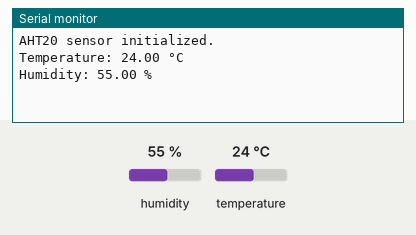
A sketch run on a simulated Raspberry Pi Pico. Parts: the last lines printed to the serial monitor. Inputs (shaded band) come from the test bench; at power-on: humidity 55 %, temperature 24 °C.

Above: at 2.2 s.
2.3 s: humidity set to 22 %
At 4.3 s:
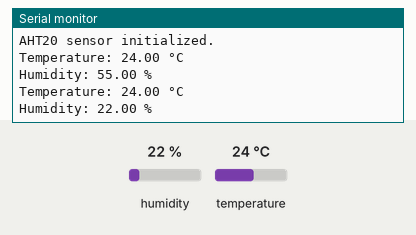
5.1 s: temperature set to 12 °C
At 6.3 s:
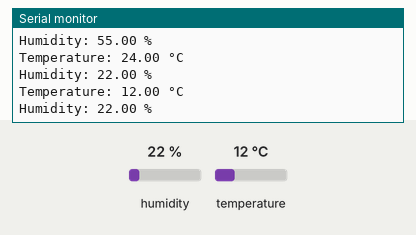
7.9 s: humidity set to 40 %
At 10.5 s:
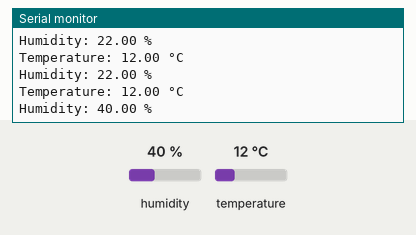
Timing chart, 0 to 12.0 s (numbered marks = the images above; inputs shaded):
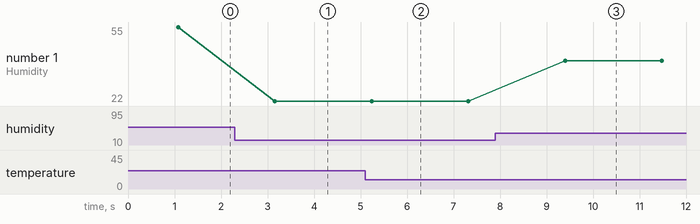

Measured:
- after the input at 2.3 s, the serial monitor: prints a new line after 0.86 s (image 1)
- after the input at 5.1 s, the serial monitor: prints a new line after 0.14 s (image 2)
- after the input at 7.9 s, the serial monitor: prints a new line after 1.5 s (image 3)
- plotted number 1: 55 → 22 after the input at 2.3 s, 22 → 40 after the input at 7.9 s

The sketch:

dht20.ino
```cpp
#include <Wire.h>
#include <Adafruit_AHTX0.h>

Adafruit_AHTX0 aht;

void setup() {
  Serial.begin(115200);
  delay(1000);  // Wait for Serial to initialize

  Wire.setSDA(0);  // GP0
  Wire.setSCL(1);  // GP1
  Wire.begin();

  if (!aht.begin()) {
    Serial.println("Could not find AHT20 sensor. Check wiring!");
    while (1) delay(1000);
  }

  Serial.println("AHT20 sensor initialized.");
}

void loop() {
  sensors_event_t humidity, temperature;
  aht.getEvent(&humidity, &temperature);  // Read sensor values

  Serial.print("Temperature: ");
  Serial.print(temperature.temperature);
  Serial.println(" °C");

  Serial.print("Humidity: ");
  Serial.print(humidity.relative_humidity);
  Serial.println(" %");

  delay(2000);  // Wait before next reading
}
```
